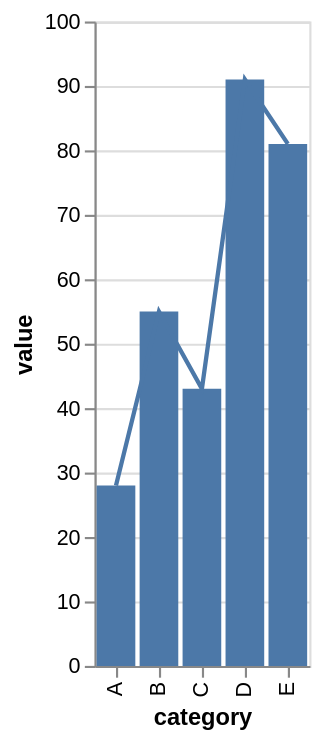

The specification (Vega-Lite) saved for this image:
### Vega-Lite specification from a JSON file in a GitHub repository (floating-point values rounded to 4 significant figures)
{"$schema": "https://vega.github.io/schema/vega-lite/v6.json", "data": {"values": [{"category": "A", "value": 28}, {"category": "B", "value": 55}, {"category": "C", "value": 43}, {"category": "D", "value": 91}, {"category": "E", "value": 81}]}, "description": "A line on a point scale and bars on a band scale, layered.", "layer": [{"encoding": {"x": {"field": "category", "type": "ordinal"}, "y": {"field": "value", "type": "quantitative"}}, "mark": "bar"}, {"encoding": {"x": {"field": "category", "type": "ordinal"}, "y": {"field": "value", "type": "quantitative"}}, "mark": "line"}], "usermeta": {"easel": {"standin_ratio": 0.0211, "threshold": 0.05}}}
